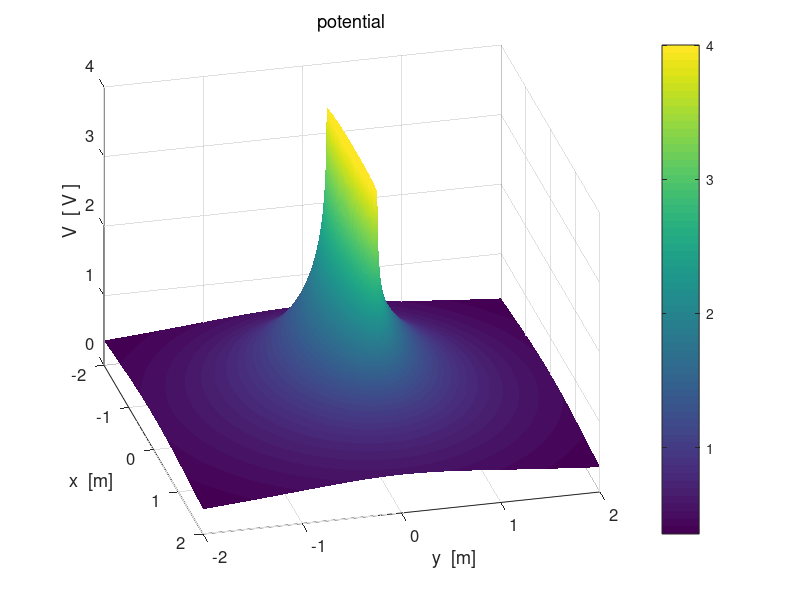

Recreate this plot in MATLAB. (Note: this script raises an error after producing the figure.)
% cemVE10.m
% 21 april 2016
% Ian Cooper
% School of Physics, University of Sydney
% http://www.physics.usyd.edu.au/teach_res/mp/mphome.htm

% Potential and Electric Field in [2D] region
% Model of a short capacitor
% Figure 6: Electric field lines
%           need to be careful with number of streamlines and their
%           starting positions ===>
%           Density of electric lines proportion to strength of electric field


clear all
close all
clc
tic

% ========================================================================
% INPUTS  
% ========================================================================

% Number of grid point    [N = 10001]
   N = 1001;

% Number of charges
   NQ = 100;
   
% Charge   
   %Q0 = 10e-6;
   Q0 = 1;
   
% Radius of circular charged conductor;   
   a = 0.05;
   
% X & Y components of position of charges  [0, 0, 0, 0, 0]
   x1 = -1; 
   x2 = 1;
   %y1 = -0.5; 
   y1 = 0;
   y2 = 0.5;

% constants
   eps0 = 8.854e-12;
   %kC = 1/(4*pi*eps0);
   kC = 1;
   
% Dimensions of region / saturation levels
%   [dimensions of region -2 to 2 / minR = 1e-6 / Esat = 1e6 / Vsat = 1e6]
   minX = -2;  
   maxX =  2;
   minY = -2;
   maxY =  2;
   minR = 1e-6;
   minRx = 1e-6;
   minRy = 1e-6;
   Vsat = 20*kC * max(abs(Q0)) / a;
   Esat = kC * max(abs(Q0)) / a^2;
   %Vsat = 1e7;
   %Esat = 1e8;
   %Vsat = 1e5;
   %Esat = 1e5;
% =======================================================================
% SETUP 
% =======================================================================

% Charges
  Q = Q0 .* ones(1,NQ);
  %Q(1+NQ/2:NQ) = Q0;
  %xC(1:NQ/2) = linspace(x1,x2,NQ/2);
  xC = linspace(x1,x2,NQ);
  %xC(1+NQ/2:NQ) = linspace(x1,x2,NQ/2);
  %yC(1:NQ/2) = y1; 
  %yC(1+NQ/2:NQ) = y2;
  yC = y1.*ones(NQ,1);
  
% Fields
    V = zeros(N,N);
    Ex = zeros(N,N);
    Ey = zeros(N,N);
    
% [2D] region
    x = linspace(minX,maxX,N);
    y = linspace(minY,maxY,N);
    
% Color of charged object  +  red   /   - black
    col1 = [1 0 0];
    %col2 = [0 0 0];
   
% Grid positions
    [xG, yG] = meshgrid(x,y);

% =======================================================================
% CALCULATION: POTENTIAL & ELECTRIC FIELD 
% =======================================================================

for n = 1 : NQ
   Rx = xG - xC(n);
   Ry = yG - yC(n);
   
   index = find(abs(Rx)+ abs(Ry) == 0); 
   Rx(index) = minRx;  
   Ry(index) = minRy;
   
   R = sqrt(Rx.^2 + Ry.^2);
   R(R==0) = minR;
   V = V + kC .* Q(n) ./ (R);
   
   R3 = R.^3;
   Ex = Ex + kC .* Q(n) .* Rx ./ R3;
   Ey = Ey + kC .* Q(n) .* Ry ./ R3;
end

   if max(max(V)) >=  Vsat; V(V > Vsat)  = Vsat; end;
   if min(min(V)) <= -Vsat; V(V < -Vsat) = -Vsat; end;

   E = sqrt(Ex.^2 + Ey.^2);
   if max(max(E)) >=  Esat; E(E >  Esat)  =  Esat; end;
   if min(min(E)) <= -Esat; E(E < -Esat)  = -Esat; end;
   
   if max(max(Ex)) >=  Esat; Ex(Ex >  Esat)  =  Esat; end;
   if min(min(Ex)) <= -Esat; Ex(Ex < -Esat)  = -Esat; end;
   
   if max(max(Ey)) >=  Esat; Ey(Ey >  Esat)  =  Esat; end;
   if min(min(Ey)) <= -Esat; Ey(Ey < -Esat)  = -Esat; end;
   

% ======================================================================= 
% GRAPHICS 
% =======================================================================

%%

figure(1)   % 11111111111111111111111111111111111111111111111111111111111
   set(gcf,'units','normalized','position',[0.01 0.52 0.23 0.32]);
   %surf(xG,yG,V./1e6);
   surf(xG,yG,V./NQ);
   xlabel('x  [m]'); ylabel('y  [m]'); zlabel('V  [ V ]');
   title('potential','fontweight','normal');
   
   rotate3d
   view(76,32);
   set(gca,'fontsize',12)
   set(gca,'xLim',[-2, 2]); set(gca,'yLim',[-2, 2]);
   
   shading interp;
   h = colorbar;
   h.Label.String = 'V   [ V_0 ]';
   colormap(parula);
   axis square
   box on

%%   
figure(2)   %2222222222222222222222222222222222222222222222222222222222222
   set(gcf,'units','normalized','position',[0.25 0.52 0.23 0.32]);
   %zP = V./1e6;
   zP = V./NQ;
   contourf(xG,yG,zP,16);
   %set(gca,'xLim',[-5,5]); set(gca,'yLim', [-5, 5]);
   %set(gca,'xTick',-5:5); set(gca,'yTick', -5:5);
   hold on
   
   % charged conductors 
      %col = col2;
      col = col1;
      for n = 1:NQ/2
         pos = [-a+xC(n), -a+yC(n), 2*a, 2*a];
         h = rectangle('Position',pos,'Curvature',[1,1]);
         set(h,'FaceColor',col,'EdgeColor',col);
      end
      
      col = col1;
      for n = 1+NQ/2:NQ
         pos = [-a+xC(n), -a+yC(n), 2*a, 2*a];
         h = rectangle('Position',pos,'Curvature',[1,1]);
         set(h,'FaceColor',col,'EdgeColor',col);
      end
      
   
   xlabel('x  [m]'); ylabel('y  [m]');
   title('potential','fontweight','normal');
      
   shading interp
   h = colorbar;
   h.Label.String = 'V   [ V_0 ]';
   colormap(parula);
   
   
   set(gca,'fontsize',12);
   axis square
   box on

%%
figure(3)   % 33333333333333333333333333333333333333333333333333333333333
   set(gcf,'units','normalized','position',[0.49 0.52 0.23 0.32]);
       c = 0; yStep = zeros(1,5);
       
      for n = ceil(N/2) : ceil(N/10): N
   %  for n = [1 11 21 31 41 51]
        xP = xG(n,:); yP = V(n,:)./NQ;
        plot(xP,yP,'linewidth',2);
        hold on
        c = c+1;
        yStep(c) = yG(n,1);
     end
     
       %tt = num2str(yStep,2);
       %tm1 = 'y  =  ';
       %tm2 = tt;
       %tm = [tm1 tm2];
       tm = 'Potential profiles for different y values';
       xlabel('x  [m]'); ylabel('V  [ V_0 ]');
       set(gca,'fontsize',12)  
       h_title = title(tm);
       set(h_title,'fontsize',12,'FontWeight','normal');
       %set(gca,'xTick',-5:5);
       tm1 = num2str(yStep(1),2);
       tm2 = num2str(yStep(2),2); tm3 = num2str(yStep(3),2);
       tm4 = num2str(yStep(4),2);  tm5 = num2str(yStep(5),2);
       %tm6 = num2str(yStep(6),3);
       h = legend(tm1,tm2,tm3,tm4,tm5,'Orientation','horizontal');
       set(h,'Location','northOutside');
      % 
%%
figure(4)   % 4444444444444444444444444444444444444444444444444444444444
     set(gcf,'units','normalized','position',[0.73 0.52 0.23 0.32]);
     
     c = 0; yStep = zeros(1,5);
     for n = ceil(N/2) : ceil(N/10): N
   %  for n = [1 11 21 31 41 51]
        xP = xG(n,:); yP = E(n,:)./NQ;
        plot(xP,yP,'linewidth',2);
        hold on
        c = c+1;
        yStep(c) = yG(n,1);
     end
     
    xlabel('x  [m]'); ylabel('| E |  [ V_0/m ]');
    tm = '| E | profiles for different y values';
    h = title(tm);
    set(h,'fontsize',12,'FontWeight','normal');
       
    tm1 = num2str(yStep(1),2);
    tm2 = num2str(yStep(2),2); tm3 = num2str(yStep(3),2);
    tm4 = num2str(yStep(4),2);  tm5 = num2str(yStep(5),2);
    h = legend(tm1,tm2,tm3,tm4,tm5);
    set(h,'Orientation','horizontal','Location','northOutside'); 
       
    set(gca,'fontsize',12);
    box on;

%%    
figure(5)   % 5555555555555555555555555555555555555555555555555555555555
set(gcf,'units','normalized','position',[0.01 0.1 0.23 0.32]);
   surf(xG,yG,E./NQ);
   
   xlabel('x  [m]'); ylabel('y  [m]'); zlabel('E  [ V_0 / m ]');
   title('electric field | E |','fontweight','normal');
   
  
   colorbar
   shading interp
   h =  colorbar;
   h.Label.String = '| E |   [ V_0/m ]';
   rotate3d
   view(30,50);
   
   axis square
   set(gca,'fontsize',12) 
   box on
   
%%
figure(6)   % 66666666666666666666666666666666666666666666666666666666666
   set(gcf,'units','normalized','position',[0.25 0.1 0.23 0.32]);  
   contourf(xG,yG,V./NQ,12)
      
   xlabel('x  [m]'); ylabel('y  [m]');
   title('potential','fontweight','normal');
  
   hold on
     
% Electric field lines
%     need to reverse the direction of streamlines for neg charges
  
% Charge 1 
%       ang = linspace(15,345,12);
%       ang1 = deg2rad(ang);
%       if Q(1) > 0;
           p3 = Ex; p4 = Ey;
%       else 
%           p3 = -Ex; p4 = -Ey;
%       end
         dx = xC(2)-xC(1);
         %sx = -8*dx + xC(1): 2*dx: 8*dx + xC(end);
         sx = -1.2:0.2:1.2;
         L = length(sx);
         sy = 0.45 .* ones(L,1);
         h = streamline(xG,yG,p3,p4,sx,sy);
         set(h,'linewidth',2,'color',[1 1 1]);
        
         
        % sx = -8*dx + xC(1): 2*dx: 8*dx + xC(end);
        % L = length(sx);
         sy = 0.55 .* ones(L,1);
         h = streamline(xG,yG,p3,p4,sx,sy);
         set(h,'linewidth',2,'color',[1 1 1]);
       
         sy = -0.55 .* ones(L,1);
         h = streamline(xG,yG,-p3,-p4,sx,sy);
         set(h,'linewidth',2,'color',[1 1 1]);
%    % Charge 2 
%       %ang = [-A 0*A 1*A 3*A 4*A 5*A 6*A 7*A 8*A 9*A   ];
%       ang2 = ang1 + pi/2;
%       if Q(2) > 0;
%           p3 = Ex; p4 = Ey;
%       else 
%           p3 = -Ex; p4 = -Ey;
%       end
%       
%       sx = xC(2) + a .* cos(ang2); sy = yC(2) + a .* sin(ang2);
%       h = streamline(xG,yG,p3,p4,sx,sy);
%       set(h,'linewidth',2,'color',[1 1 1]);
%       
% Charge 3 
      
%       if Q(3) > 0;
%           p3 = Ex; p4 = Ey;
%       else 
%           p3 = -Ex; p4 = -Ey;
%       end
%       
%       ang3 = ang1;
%       sx = xC(3) + a .* cos(ang3); sy = yC(3) + a .* sin(ang3);
%       h = streamline(xG,yG,p3,p4,sx,sy);
%       set(h,'linewidth',2,'color',[1 1 1]);
      
% charged conductors 
      %col = col2;
      col = col1;
      for n = 1:NQ/2
         pos = [-a+xC(n), -a+yC(n), 2*a, 2*a];
         h = rectangle('Position',pos,'Curvature',[1,1]);
         set(h,'FaceColor',col,'EdgeColor',col);
      end
      
      col = col1;
      for n = 1+NQ/2:NQ
         pos = [-a+xC(n), -a+yC(n), 2*a, 2*a];
         h = rectangle('Position',pos,'Curvature',[1,1]);
         set(h,'FaceColor',col,'EdgeColor',col);
      end
        
      shading interp
      h = colorbar;
      h.Label.String = 'V   [ MV ]';
      h = colormap('parula');
      beta = 0.5;
      brighten(h,beta);
      
      set(gca,'xLim',[minX,maxX]); set(gca,'yLim', [minY, maxY]);
  
     axis square;
     box on;
     
%%
figure(7)   % 7777777777777777777777777777777777777777777777777777777777
   set(gcf,'units','normalized','position',[0.49 0.1 0.23 0.32]);
   pcolor(xG,yG,E./NQ);
   
   xlabel('x  [m]'); ylabel('y  [m]');
   title('electric field | E | ','fontweight','normal');
   
   %set(gca,'xLim',[-5,5]); set(gca,'yLim', [-5, 5]);
   %set(gca,'xTick',-5:5); set(gca,'yTick', -5:5);
   
   % charged conductors 
      %col = col2;
      col = col1;
      for n = 1:NQ/2
         pos = [-a+xC(n), -a+yC(n), 2*a, 2*a];
         h = rectangle('Position',pos,'Curvature',[1,1]);
         set(h,'FaceColor',col,'EdgeColor',col);
      end
      
      col = col1;
      for n = 1+NQ/2:NQ
         pos = [-a+xC(n), -a+yC(n), 2*a, 2*a];
         h = rectangle('Position',pos,'Curvature',[1,1]);
         set(h,'FaceColor',col,'EdgeColor',col);
      end
   
   shading interp
   h = colorbar;
   h.Label.String = '|E|   [ V_0/m ]';
   
   axis square
   set(gca,'fontsize',12)
   box on   
   
 
%%       
figure(8)    % 8888888888888888888888888888888888888888888888888888888888
     set(gcf,'units','normalized','position',[0.73 0.1 0.23 0.32]); 
     hold on
     index1 = 51 : 50 : 951;
     index1 = [index1 500 502];
     index2 = index1;
          
     p1 = xG(index1, index2); p2 = yG(index1, index2);
     
% scaling of electric field lines: unit length
        p3 = Ex(index1, index2)./(E(index1,index2));
        p4 = Ey(index1, index2)./(E(index1,index2));
% no scaling of electric field lines
%  p3 = Ex(index1, index2); p4 = Ey(index1, index2); 
     
     h = quiver(p1,p2,p3,p4,'autoscalefactor',0.8);
     set(h,'color',[0 0 1],'linewidth',1.2)
     
      hold on
      
% charged conductors 
      %col = col2;
      col = col1;
      for n = 1:NQ/2
         pos = [-a+xC(n), -a+yC(n), 2*a, 2*a];
         h = rectangle('Position',pos,'Curvature',[1,1]);
         set(h,'FaceColor',col,'EdgeColor',col);
      end
      
      col = col1;
      for n = 1+NQ/2:NQ
         pos = [-a+xC(n), -a+yC(n), 2*a, 2*a];
         h = rectangle('Position',pos,'Curvature',[1,1]);
         set(h,'FaceColor',col,'EdgeColor',col);
      end
      
      xlabel('x  [m]'); ylabel('y  [m]');
      title('direction of scaled E at grid points','fontweight','normal');
     
      set(gca,'xLim',[-2,2]); set(gca,'yLim', [-2, 2]);
      axis([-2 2 -2 2]);
      axis equal
      box on
 
%%

     toc